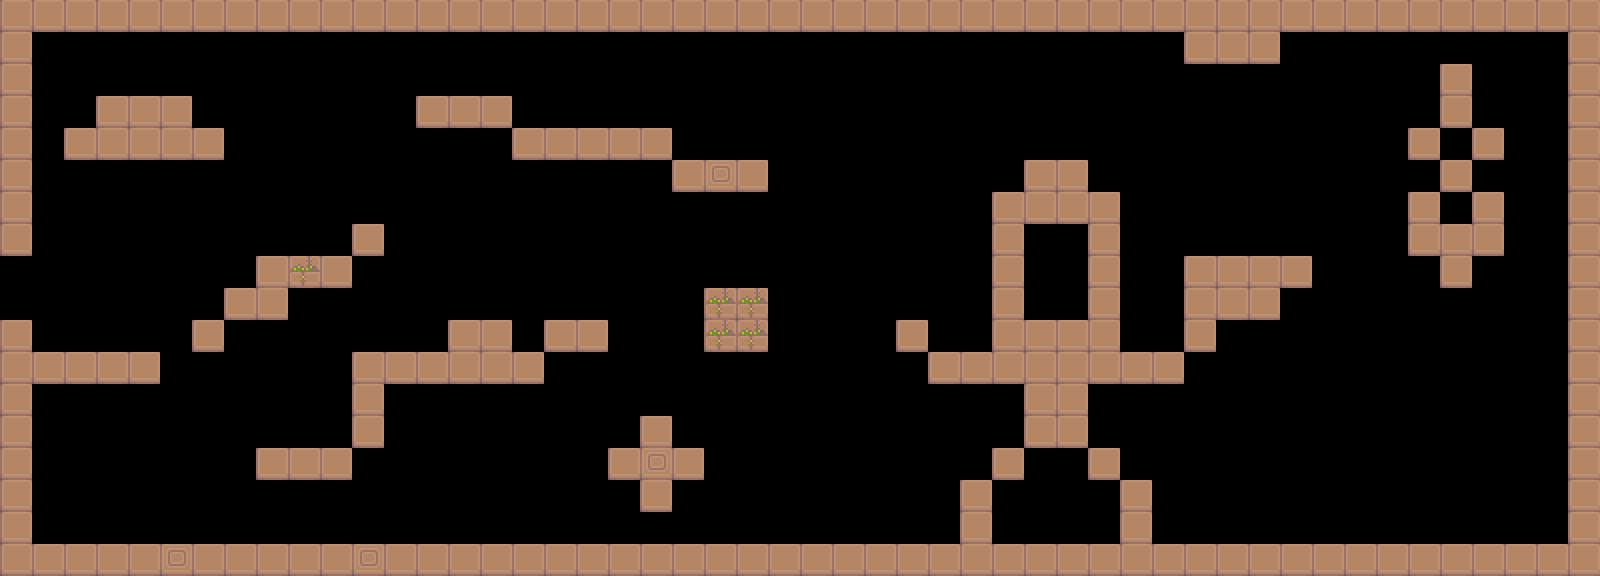

Tiled map render using the project's own tile images. Description and the map definition, with tile-layer contents summarised, below:
An orthogonal 50x18 tile map with 32x32 px tiles, 2 tile layers (Tile Layer 1, Tile Layer 2) and 7 objects (platform).

<map version="1.0" orientation="orthogonal" width="50" height="18" tilewidth="32" tileheight="32">
 <tileset firstgid="1" name="tiles" tilewidth="32" tileheight="32">
  <image source="public/images/map/test_tiles.png" width="800" height="32" />
  <tile id="1">
   <properties>
    <property name="bounce" value="1" />
   </properties>
  </tile>
 </tileset>
 <layer name="Tile Layer 1" width="50" height="18">
  <properties>
   <property name="collides" value="true" />
  </properties>
  <data>[900 cells, 241 non-empty, 3 distinct tile ids]</data>
 </layer>
 <layer name="Tile Layer 2" width="50" height="18">
  <data>[900 cells, 0 non-empty, 0 distinct tile ids]</data>
 </layer>
 <objectgroup name="collision" width="50" height="18">
  <object x="64" y="160">
   <polyline points="0,0 0,-32 32,-32 32,-64 128,-64 128,-32 160,-32 160,0 0,0" />
  </object>
  <object x="416" y="96">
   <polyline points="0,0 0,32 96,32 96,64 256,64 256,96 352,96 352,64 256,64 256,32 128,32 96,0 0,0" />
  </object>
  <object name="platform" x="192" y="352">
   <polyline points="0,0 0,-32 32,-64 64,-64 64,-96 128,-96 160,-128 192,-128 192,-96 160,-64 96,-64 96,-32 32,-32 32,0 0,0" />
  </object>
  <object x="704" y="288" width="64" height="64">
   <ellipse />
  </object>
  <object x="608" y="480">
   <polyline points="0,0 0,-32 32,-32 32,-64 64,-64 64,-32 96,-32 96,0 64,0 64,32 32,32 32,0 0,0" />
  </object>
  <object x="1472" y="64">
   <polyline points="0,0 -32,0 -32,32 -64,64 -64,96 -32,128 -64,128 -64,192 -32,224 0,224 32,192 32,128 0,128 32,96 32,64 0,32 0,0" />
  </object>
  <object x="256" y="448">
   <polyline points="0,0 96,0 96,-96 192,-96 192,-128 256,-128 256,-96 288,-96 288,-128 352,-128 352,-96 320,-96 288,-64 128,-64 128,0 96,32 0,32 0,0" />
  </object>
 </objectgroup>
</map>
